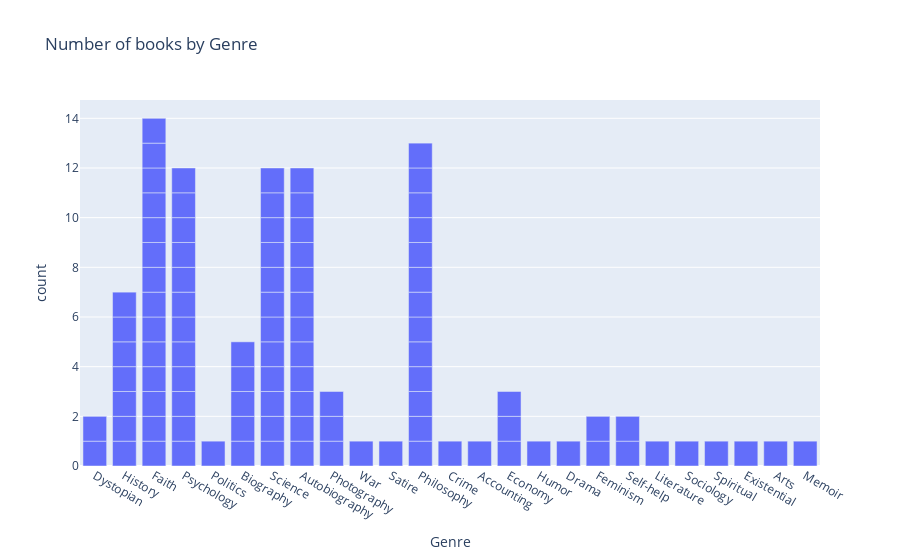

Source (notebook cell):
### Markdown cell above
# PLOTLY

1) Bar Chart
    - genre
    - author
    - Langauge
    - Publication Year

2) Pie Chart
    - Genre Distribution
    - Gender Distribution

3) Histogram
    - Pages Distribution
    - Year Published

4) Scatter Plot
    - Pages vs year published 
    - Year published vs nobel prize

5) Box Plot
    - Pages by genre
    = Page by gender

6) Sunburst Chart

7) Treemap
    - Books by genre and author

8) Heatmap
    - Books by year and Genre

9) Facet Grid
    - Create a grid ofplots to compare different genres or languages

10) Bubble Chart
    - Visualize books as bubbles with size representing pages and color representing genre

### Code cell
# bar chart

import plotly.express as px
fig = px.bar(books, x='Genre', title='Number of books by Genre')
fig.show()

### Figure 1 — Plotly figure (JSON) as saved in the notebook; plotly's stock layout.template omitted (floating-point values rounded to 4 significant figures)
{"data": [{"alignmentgroup": "True", "hovertemplate": "Genre=%{x}<br>count=%{y}<extra></extra>", "legendgroup": "", "marker": {"color": "#636efa", "pattern": {"shape": ""}}, "name": "", "offsetgroup": "", "orientation": "v", "showlegend": false, "textposition": "auto", "type": "bar", "x": ["Dystopian", "History", "Faith", "Psychology", "Faith", "Politics", "Biography", "History", "Science", "Autobiography", "Science", "Science", "Psychology", "Photography", "War", "Dystopian", "Faith", "Biography", "Satire", "Philosophy", "Psychology", "Science", "Crime", "Accounting", "Economy", "Autobiography", "Economy", "Philosophy", "History", "Faith", "History", "Psychology", "Psychology", "Psychology", "Science", "Faith", "Photography", "Humor", "Autobiography", "History", "Philosophy", "Photography", "Faith", "Autobiography", "Autobiography", "History", "Biography", "Psychology", "Biography", "Autobiography", "Philosophy", "Faith", "Autobiography", "Drama", "Autobiography", "Faith", "Philosophy", "Philosophy", "Philosophy", "Philosophy", "Feminism", "Psychology", "Faith", "Autobiography", "Self-help", "Economy", "Literature", "Sociology", "Autobiography", "Biography", "Science", "Spiritual", "History", "Faith", "Philosophy", "Psychology", "Psychology", "Science", "Autobiography", "Psychology", "Science", "Existential", "Psychology", "Arts", "Science", "Science", "Feminism", "Philosophy", "Self-help", "Philosophy", "Autobiography", "Faith", "Faith", "Memoir", "Science", "Faith", "Science", "Faith", "Philosophy", "Philosophy"], "xaxis": "x", "y": [1, 1, 1, 1, 1, 1, 1, 1, 1, 1, 1, 1, 1, 1, 1, 1, 1, 1, 1, 1, 1, 1, 1, 1, 1, 1, 1, 1, 1, 1, 1, 1, 1, 1, 1, 1, 1, 1, 1, 1, 1, 1, 1, 1, 1, 1, 1, 1, 1, 1, 1, 1, 1, 1, 1, 1, 1, 1, 1, 1, 1, 1, 1, 1, 1, 1, 1, 1, 1, 1, 1, 1, 1, 1, 1, 1, 1, 1, 1, 1, 1, 1, 1, 1, 1, 1, 1, 1, 1, 1, 1, 1, 1, 1, 1, 1, 1, 1, 1, 1], "yaxis": "y"}], "layout": {"barmode": "relative", "legend": {"tracegroupgap": 0}, "title": {"text": "Number of books by Genre"}, "xaxis": {"anchor": "y", "domain": [0, 1], "title": {"text": "Genre"}}, "yaxis": {"anchor": "x", "domain": [0, 1], "title": {"text": "count"}}}}
